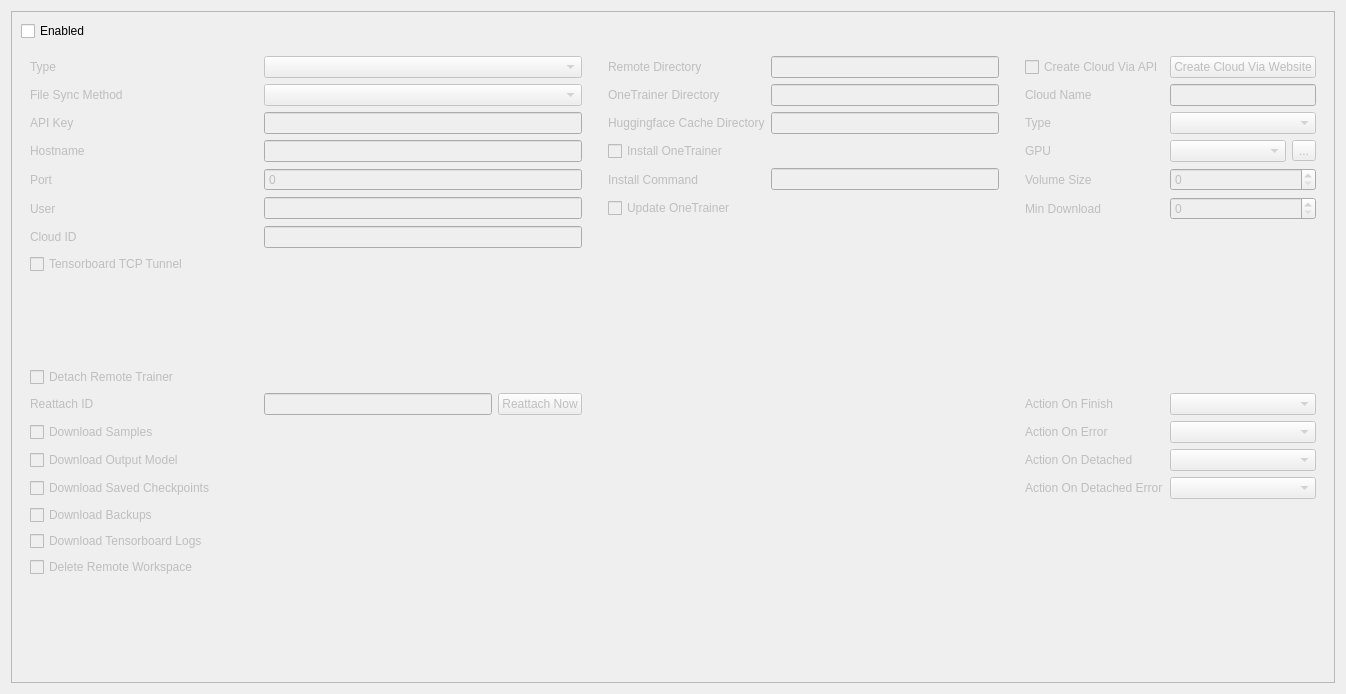
<?xml version="1.0" encoding="UTF-8"?>
<ui version="4.0">
 <class>Form</class>
 <widget class="QWidget" name="Form">
  <property name="geometry">
   <rect>
    <x>0</x>
    <y>0</y>
    <width>1346</width>
    <height>694</height>
   </rect>
  </property>
  <property name="windowTitle">
   <string>Form</string>
  </property>
  <layout class="QVBoxLayout" name="verticalLayout">
   <item>
    <widget class="QScrollArea" name="scrollArea_2">
     <property name="widgetResizable">
      <bool>true</bool>
     </property>
     <widget class="QWidget" name="scrollAreaWidgetContents_2">
      <property name="geometry">
       <rect>
        <x>0</x>
        <y>0</y>
        <width>1326</width>
        <height>674</height>
       </rect>
      </property>
      <layout class="QGridLayout" name="gridLayout_6">
       <item row="0" column="0">
        <widget class="QCheckBox" name="enabledCbx">
         <property name="toolTip">
          <string>Enable cloud training</string>
         </property>
         <property name="text">
          <string>Enabled</string>
         </property>
        </widget>
       </item>
       <item row="1" column="0">
        <widget class="QFrame" name="frame">
         <property name="enabled">
          <bool>false</bool>
         </property>
         <property name="frameShape">
          <enum>QFrame::Shape::NoFrame</enum>
         </property>
         <property name="frameShadow">
          <enum>QFrame::Shadow::Plain</enum>
         </property>
         <layout class="QGridLayout" name="gridLayout_7">
          <item row="0" column="0">
           <widget class="QLabel" name="label_32">
            <property name="text">
             <string>Type</string>
            </property>
            <property name="buddy">
             <cstring>cloudTypeCmb</cstring>
            </property>
           </widget>
          </item>
          <item row="0" column="1" colspan="2">
           <widget class="QComboBox" name="cloudTypeCmb">
            <property name="toolTip">
             <string>Choose LINUX to connect to a linux machine via SSH. Choose RUNPOD for additional functionality such as automatically creating and deleting pods</string>
            </property>
           </widget>
          </item>
          <item row="0" column="4">
           <widget class="QLabel" name="label_40">
            <property name="text">
             <string>Remote Directory</string>
            </property>
            <property name="buddy">
             <cstring>remoteDirectoryLed</cstring>
            </property>
           </widget>
          </item>
          <item row="0" column="5">
           <widget class="QLineEdit" name="remoteDirectoryLed">
            <property name="toolTip">
             <string>The directory on the cloud where files will be uploaded and downloaded</string>
            </property>
           </widget>
          </item>
          <item row="0" column="7">
           <widget class="QCheckBox" name="createCloudCbx">
            <property name="toolTip">
             <string>Automatically creates a new cloud instance if both Host:Port and Cloud ID are empty. Currently supported for RUNPOD</string>
            </property>
            <property name="text">
             <string>Create Cloud Via API</string>
            </property>
           </widget>
          </item>
          <item row="0" column="8" colspan="2">
           <widget class="QPushButton" name="createCloudBtn">
            <property name="text">
             <string>Create Cloud Via Website</string>
            </property>
           </widget>
          </item>
          <item row="1" column="0">
           <widget class="QLabel" name="label_34">
            <property name="text">
             <string>File Sync Method</string>
            </property>
            <property name="buddy">
             <cstring>fileSyncMethodCmb</cstring>
            </property>
           </widget>
          </item>
          <item row="1" column="1" colspan="2">
           <widget class="QComboBox" name="fileSyncMethodCmb">
            <property name="toolTip">
             <string>Choose NATIVE_SCP to use scp.exe to transfer files. FABRIC_SFTP uses the Paramiko/Fabric SFTP implementation for file transfers instead</string>
            </property>
           </widget>
          </item>
          <item row="1" column="4">
           <widget class="QLabel" name="label_41">
            <property name="text">
             <string>OneTrainer Directory</string>
            </property>
            <property name="buddy">
             <cstring>onetrainerDirectoryLed</cstring>
            </property>
           </widget>
          </item>
          <item row="1" column="5">
           <widget class="QLineEdit" name="onetrainerDirectoryLed">
            <property name="toolTip">
             <string>The directory for OneTrainer on the cloud</string>
            </property>
           </widget>
          </item>
          <item row="1" column="7">
           <widget class="QLabel" name="label_44">
            <property name="text">
             <string>Cloud Name</string>
            </property>
            <property name="buddy">
             <cstring>cloudNameLed</cstring>
            </property>
           </widget>
          </item>
          <item row="1" column="8" colspan="2">
           <widget class="QLineEdit" name="cloudNameLed">
            <property name="toolTip">
             <string>The name of the new cloud instance</string>
            </property>
           </widget>
          </item>
          <item row="2" column="0">
           <widget class="QLabel" name="label_35">
            <property name="text">
             <string>API Key</string>
            </property>
            <property name="buddy">
             <cstring>apiKeyLed</cstring>
            </property>
           </widget>
          </item>
          <item row="2" column="1" colspan="2">
           <widget class="QLineEdit" name="apiKeyLed">
            <property name="toolTip">
             <string>Cloud service API key for RUNPOD. Leave empty for LINUX. This value is stored separately, not saved to your configuration file</string>
            </property>
           </widget>
          </item>
          <item row="2" column="4">
           <widget class="QLabel" name="label_42">
            <property name="text">
             <string>Huggingface Cache Directory</string>
            </property>
            <property name="buddy">
             <cstring>huggingfaceCacheLed</cstring>
            </property>
           </widget>
          </item>
          <item row="2" column="5">
           <widget class="QLineEdit" name="huggingfaceCacheLed">
            <property name="toolTip">
             <string>Huggingface models are downloaded to this remote directory</string>
            </property>
           </widget>
          </item>
          <item row="2" column="7">
           <widget class="QLabel" name="label_45">
            <property name="text">
             <string>Type</string>
            </property>
            <property name="buddy">
             <cstring>subTypeCmb</cstring>
            </property>
           </widget>
          </item>
          <item row="2" column="8" colspan="2">
           <widget class="QComboBox" name="subTypeCmb">
            <property name="toolTip">
             <string>Select the RunPod cloud type. See RunPod's website for details</string>
            </property>
           </widget>
          </item>
          <item row="3" column="0">
           <widget class="QLabel" name="label_36">
            <property name="text">
             <string>Hostname</string>
            </property>
            <property name="buddy">
             <cstring>hostnameLed</cstring>
            </property>
           </widget>
          </item>
          <item row="3" column="1" colspan="2">
           <widget class="QLineEdit" name="hostnameLed">
            <property name="toolTip">
             <string>SSH server hostname or IP. Leave empty if you have a Cloud ID or want to automatically create a new cloud</string>
            </property>
           </widget>
          </item>
          <item row="3" column="4" colspan="2">
           <widget class="QCheckBox" name="installOnetrainerCbx">
            <property name="toolTip">
             <string>Automatically install OneTrainer from GitHub if the directory doesn't already exist</string>
            </property>
            <property name="text">
             <string>Install OneTrainer</string>
            </property>
           </widget>
          </item>
          <item row="3" column="7">
           <widget class="QLabel" name="label_46">
            <property name="text">
             <string>GPU</string>
            </property>
            <property name="buddy">
             <cstring>gpuCmb</cstring>
            </property>
           </widget>
          </item>
          <item row="3" column="8">
           <widget class="QComboBox" name="gpuCmb">
            <property name="toolTip">
             <string>Select the GPU type. Enter an API key before pressing the button</string>
            </property>
           </widget>
          </item>
          <item row="4" column="0">
           <widget class="QLabel" name="label_37">
            <property name="text">
             <string>Port</string>
            </property>
            <property name="buddy">
             <cstring>portSbx</cstring>
            </property>
           </widget>
          </item>
          <item row="4" column="1" colspan="2">
           <widget class="QSpinBox" name="portSbx">
            <property name="toolTip">
             <string>SSH server port. Leave empty if you have a Cloud ID or want to automatically create a new cloud</string>
            </property>
            <property name="buttonSymbols">
             <enum>QAbstractSpinBox::ButtonSymbols::NoButtons</enum>
            </property>
            <property name="maximum">
             <number>65535</number>
            </property>
           </widget>
          </item>
          <item row="4" column="4">
           <widget class="QLabel" name="label_43">
            <property name="text">
             <string>Install Command</string>
            </property>
            <property name="buddy">
             <cstring>installCommandLed</cstring>
            </property>
           </widget>
          </item>
          <item row="4" column="5">
           <widget class="QLineEdit" name="installCommandLed">
            <property name="toolTip">
             <string>The command for installing OneTrainer. Leave the default, unless you want to use a development branch of OneTrainer</string>
            </property>
           </widget>
          </item>
          <item row="4" column="7">
           <widget class="QLabel" name="label_47">
            <property name="text">
             <string>Volume Size</string>
            </property>
            <property name="buddy">
             <cstring>volumeSizeSbx</cstring>
            </property>
           </widget>
          </item>
          <item row="4" column="8" colspan="2">
           <widget class="QSpinBox" name="volumeSizeSbx">
            <property name="toolTip">
             <string>Set the storage volume size in GB. This volume persists only until the cloud is deleted - not a RunPod network volume</string>
            </property>
           </widget>
          </item>
          <item row="5" column="0">
           <widget class="QLabel" name="label_38">
            <property name="text">
             <string>User</string>
            </property>
            <property name="buddy">
             <cstring>userLed</cstring>
            </property>
           </widget>
          </item>
          <item row="5" column="1" colspan="2">
           <widget class="QLineEdit" name="userLed">
            <property name="toolTip">
             <string>SSH username. Use &quot;root&quot; for RUNPOD. Your SSH client must be set up to connect to the cloud using a public key, without a password. For RUNPOD, create an ed25519 key locally, and copy the contents of the public keyfile to your &quot;SSH Public Keys&quot; on the RunPod website</string>
            </property>
           </widget>
          </item>
          <item row="5" column="4" colspan="2">
           <widget class="QCheckBox" name="updateOnetrainerCbx">
            <property name="toolTip">
             <string>Update OneTrainer if it already exists on the cloud</string>
            </property>
            <property name="text">
             <string>Update OneTrainer</string>
            </property>
           </widget>
          </item>
          <item row="5" column="7">
           <widget class="QLabel" name="label_48">
            <property name="text">
             <string>Min Download</string>
            </property>
            <property name="buddy">
             <cstring>minDownloadSbx</cstring>
            </property>
           </widget>
          </item>
          <item row="5" column="8" colspan="2">
           <widget class="QSpinBox" name="minDownloadSbx">
            <property name="toolTip">
             <string>Set the minimum download speed of the cloud in Mbps</string>
            </property>
           </widget>
          </item>
          <item row="6" column="0">
           <widget class="QLabel" name="label_39">
            <property name="text">
             <string>Cloud ID</string>
            </property>
            <property name="buddy">
             <cstring>cloudIdLed</cstring>
            </property>
           </widget>
          </item>
          <item row="6" column="1" colspan="2">
           <widget class="QLineEdit" name="cloudIdLed">
            <property name="toolTip">
             <string>RUNPOD Cloud ID. The cloud service must have a public IP and SSH service. Leave empty if you want to automatically create a new RUNPOD cloud, or if you're connecting to another cloud provider via SSH Hostname and Port</string>
            </property>
           </widget>
          </item>
          <item row="7" column="0">
           <widget class="QCheckBox" name="tensorboardTcpTunnelCbx">
            <property name="toolTip">
             <string>Instead of starting tensorboard locally, make a TCP tunnel to a tensorboard on the cloud</string>
            </property>
            <property name="text">
             <string>Tensorboard TCP Tunnel</string>
            </property>
           </widget>
          </item>
          <item row="8" column="0">
           <spacer name="horizontalSpacer_8">
            <property name="orientation">
             <enum>Qt::Orientation::Horizontal</enum>
            </property>
            <property name="sizeHint" stdset="0">
             <size>
              <width>221</width>
              <height>20</height>
             </size>
            </property>
           </spacer>
          </item>
          <item row="8" column="3">
           <spacer name="verticalSpacer_7">
            <property name="orientation">
             <enum>Qt::Orientation::Vertical</enum>
            </property>
            <property name="sizeHint" stdset="0">
             <size>
              <width>20</width>
              <height>40</height>
             </size>
            </property>
           </spacer>
          </item>
          <item row="8" column="6">
           <spacer name="verticalSpacer_9">
            <property name="orientation">
             <enum>Qt::Orientation::Vertical</enum>
            </property>
            <property name="sizeHint" stdset="0">
             <size>
              <width>20</width>
              <height>40</height>
             </size>
            </property>
           </spacer>
          </item>
          <item row="9" column="0">
           <widget class="QCheckBox" name="detachRemoteTrainerCbx">
            <property name="toolTip">
             <string>Allows the trainer to keep running even if your connection to the cloud is lost</string>
            </property>
            <property name="text">
             <string>Detach Remote Trainer</string>
            </property>
           </widget>
          </item>
          <item row="10" column="0">
           <widget class="QLabel" name="label_49">
            <property name="text">
             <string>Reattach ID</string>
            </property>
            <property name="buddy">
             <cstring>reattachIdLed</cstring>
            </property>
           </widget>
          </item>
          <item row="10" column="1">
           <widget class="QLineEdit" name="reattachIdLed">
            <property name="minimumSize">
             <size>
              <width>156</width>
              <height>0</height>
             </size>
            </property>
            <property name="toolTip">
             <string>An id identifying the remotely running trainer. In case you have lost connection or closed OneTrainer, it will try to reattach to this id instead of starting a new remote trainer</string>
            </property>
           </widget>
          </item>
          <item row="10" column="2">
           <widget class="QPushButton" name="reattachBtn">
            <property name="text">
             <string>Reattach Now</string>
            </property>
           </widget>
          </item>
          <item row="10" column="5">
           <spacer name="horizontalSpacer_7">
            <property name="orientation">
             <enum>Qt::Orientation::Horizontal</enum>
            </property>
            <property name="sizeType">
             <enum>QSizePolicy::Policy::Minimum</enum>
            </property>
            <property name="sizeHint" stdset="0">
             <size>
              <width>156</width>
              <height>20</height>
             </size>
            </property>
           </spacer>
          </item>
          <item row="10" column="7">
           <widget class="QLabel" name="label_50">
            <property name="text">
             <string>Action On Finish</string>
            </property>
            <property name="buddy">
             <cstring>onFinishCmb</cstring>
            </property>
           </widget>
          </item>
          <item row="10" column="8" colspan="2">
           <widget class="QComboBox" name="onFinishCmb">
            <property name="toolTip">
             <string>What to do when training finishes and the data has been fully downloaded: Stop or delete the cloud, or do nothing</string>
            </property>
           </widget>
          </item>
          <item row="11" column="0">
           <widget class="QCheckBox" name="downloadSamplesCbx">
            <property name="toolTip">
             <string>Download samples from the remote workspace directory to your local machine</string>
            </property>
            <property name="text">
             <string>Download Samples</string>
            </property>
           </widget>
          </item>
          <item row="11" column="7">
           <widget class="QLabel" name="label_51">
            <property name="text">
             <string>Action On Error</string>
            </property>
            <property name="buddy">
             <cstring>onErrorCmb</cstring>
            </property>
           </widget>
          </item>
          <item row="11" column="8" colspan="2">
           <widget class="QComboBox" name="onErrorCmb">
            <property name="toolTip">
             <string>What to do if training stops due to an error: Stop or delete the cloud, or do nothing. Data may be lost</string>
            </property>
           </widget>
          </item>
          <item row="12" column="0">
           <widget class="QCheckBox" name="downloadOutputModelCbx">
            <property name="toolTip">
             <string>Download the final model after training. You can disable this if you plan to use an automatically saved checkpoint instead</string>
            </property>
            <property name="text">
             <string>Download Output Model</string>
            </property>
           </widget>
          </item>
          <item row="12" column="7">
           <widget class="QLabel" name="label_52">
            <property name="text">
             <string>Action On Detached</string>
            </property>
            <property name="buddy">
             <cstring>onDetachedCmb</cstring>
            </property>
           </widget>
          </item>
          <item row="12" column="8" colspan="2">
           <widget class="QComboBox" name="onDetachedCmb">
            <property name="toolTip">
             <string>What to do when training finishes, but the client has been detached and cannot download data. Data may be lost</string>
            </property>
           </widget>
          </item>
          <item row="13" column="0">
           <widget class="QCheckBox" name="downloadSavedCheckpointsCbx">
            <property name="toolTip">
             <string>Download the automatically saved training checkpoints from the remote workspace directory to your local machine</string>
            </property>
            <property name="text">
             <string>Download Saved Checkpoints</string>
            </property>
           </widget>
          </item>
          <item row="13" column="7">
           <widget class="QLabel" name="label_53">
            <property name="text">
             <string>Action On Detached Error</string>
            </property>
            <property name="buddy">
             <cstring>onDetachedErrorCmb</cstring>
            </property>
           </widget>
          </item>
          <item row="13" column="8" colspan="2">
           <widget class="QComboBox" name="onDetachedErrorCmb">
            <property name="toolTip">
             <string>What to if training stops due to an error, but the client has been detached and cannot download data. Data may be lost</string>
            </property>
           </widget>
          </item>
          <item row="14" column="0">
           <widget class="QCheckBox" name="downloadBackupsCbx">
            <property name="toolTip">
             <string>Download backups from the remote workspace directory to your local machine. It's usually not necessary to download them, because as long as the backups are still available on the cloud, the training can be restarted using one of the cloud's backups</string>
            </property>
            <property name="text">
             <string>Download Backups</string>
            </property>
           </widget>
          </item>
          <item row="15" column="0">
           <widget class="QCheckBox" name="downloadTensorboardLogCbx">
            <property name="toolTip">
             <string>Download TensorBoard event logs from the remote workspace directory to your local machine. They can then be viewed locally in TensorBoard. It is recommended to disable &quot;Sample to TensorBoard&quot; to reduce the event log size</string>
            </property>
            <property name="text">
             <string>Download Tensorboard Logs</string>
            </property>
           </widget>
          </item>
          <item row="16" column="0">
           <widget class="QCheckBox" name="deleteRemoteWorkspaceCbx">
            <property name="toolTip">
             <string>Delete the workspace directory on the cloud after training has finished successfully and data has been downloaded</string>
            </property>
            <property name="text">
             <string>Delete Remote Workspace</string>
            </property>
           </widget>
          </item>
          <item row="17" column="0">
           <spacer name="verticalSpacer_8">
            <property name="orientation">
             <enum>Qt::Orientation::Vertical</enum>
            </property>
            <property name="sizeType">
             <enum>QSizePolicy::Policy::MinimumExpanding</enum>
            </property>
            <property name="sizeHint" stdset="0">
             <size>
              <width>20</width>
              <height>3</height>
             </size>
            </property>
           </spacer>
          </item>
          <item row="3" column="9">
           <widget class="QToolButton" name="gpuBtn">
            <property name="text">
             <string>...</string>
            </property>
           </widget>
          </item>
         </layout>
        </widget>
       </item>
      </layout>
     </widget>
    </widget>
   </item>
  </layout>
 </widget>
 <tabstops>
  <tabstop>scrollArea_2</tabstop>
  <tabstop>enabledCbx</tabstop>
  <tabstop>cloudTypeCmb</tabstop>
  <tabstop>fileSyncMethodCmb</tabstop>
  <tabstop>apiKeyLed</tabstop>
  <tabstop>hostnameLed</tabstop>
  <tabstop>portSbx</tabstop>
  <tabstop>userLed</tabstop>
  <tabstop>cloudIdLed</tabstop>
  <tabstop>remoteDirectoryLed</tabstop>
  <tabstop>onetrainerDirectoryLed</tabstop>
  <tabstop>huggingfaceCacheLed</tabstop>
  <tabstop>installOnetrainerCbx</tabstop>
  <tabstop>installCommandLed</tabstop>
  <tabstop>updateOnetrainerCbx</tabstop>
  <tabstop>createCloudCbx</tabstop>
  <tabstop>createCloudBtn</tabstop>
  <tabstop>cloudNameLed</tabstop>
  <tabstop>subTypeCmb</tabstop>
  <tabstop>gpuCmb</tabstop>
  <tabstop>gpuBtn</tabstop>
  <tabstop>volumeSizeSbx</tabstop>
  <tabstop>minDownloadSbx</tabstop>
  <tabstop>tensorboardTcpTunnelCbx</tabstop>
  <tabstop>detachRemoteTrainerCbx</tabstop>
  <tabstop>downloadSamplesCbx</tabstop>
  <tabstop>reattachIdLed</tabstop>
  <tabstop>reattachBtn</tabstop>
  <tabstop>downloadOutputModelCbx</tabstop>
  <tabstop>downloadSavedCheckpointsCbx</tabstop>
  <tabstop>downloadBackupsCbx</tabstop>
  <tabstop>downloadTensorboardLogCbx</tabstop>
  <tabstop>deleteRemoteWorkspaceCbx</tabstop>
  <tabstop>onFinishCmb</tabstop>
  <tabstop>onErrorCmb</tabstop>
  <tabstop>onDetachedCmb</tabstop>
  <tabstop>onDetachedErrorCmb</tabstop>
 </tabstops>
 <resources/>
 <connections/>
</ui>
